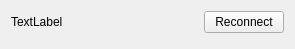
<?xml version="1.0" encoding="UTF-8"?>
<ui version="4.0">
 <class>StatusForm</class>
 <widget class="QWidget" name="StatusForm">
  <property name="geometry">
   <rect>
    <x>0</x>
    <y>0</y>
    <width>295</width>
    <height>49</height>
   </rect>
  </property>
  <property name="windowTitle">
   <string>Form</string>
  </property>
  <layout class="QFormLayout" name="formLayout">
   <item row="0" column="0" colspan="2">
    <layout class="QHBoxLayout" name="horizontalLayout">
     <item>
      <widget class="QLabel" name="statusIndicator">
       <property name="text">
        <string>TextLabel</string>
       </property>
      </widget>
     </item>
     <item>
      <spacer name="horizontalSpacer">
       <property name="orientation">
        <enum>Qt::Horizontal</enum>
       </property>
       <property name="sizeHint" stdset="0">
        <size>
         <width>40</width>
         <height>20</height>
        </size>
       </property>
      </spacer>
     </item>
     <item>
      <widget class="QPushButton" name="pushButton">
       <property name="text">
        <string>Reconnect</string>
       </property>
      </widget>
     </item>
    </layout>
   </item>
  </layout>
 </widget>
 <resources/>
 <connections/>
</ui>
